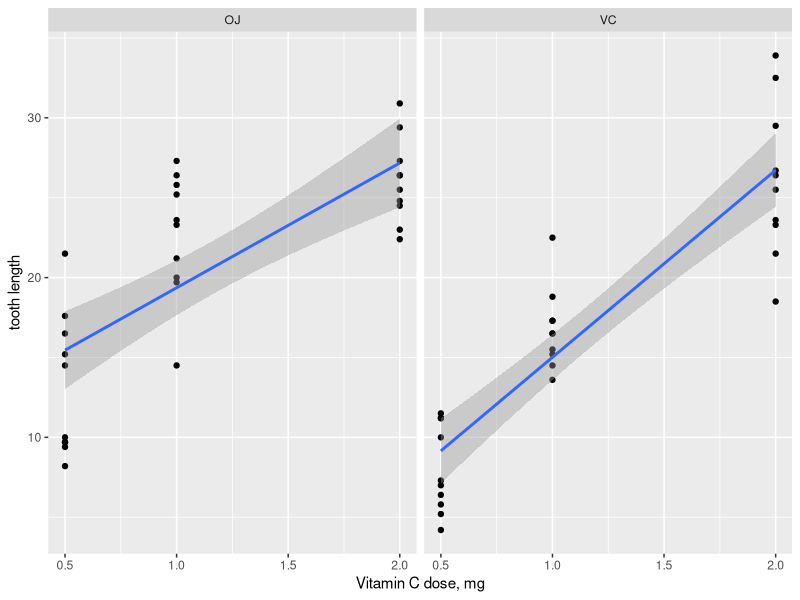
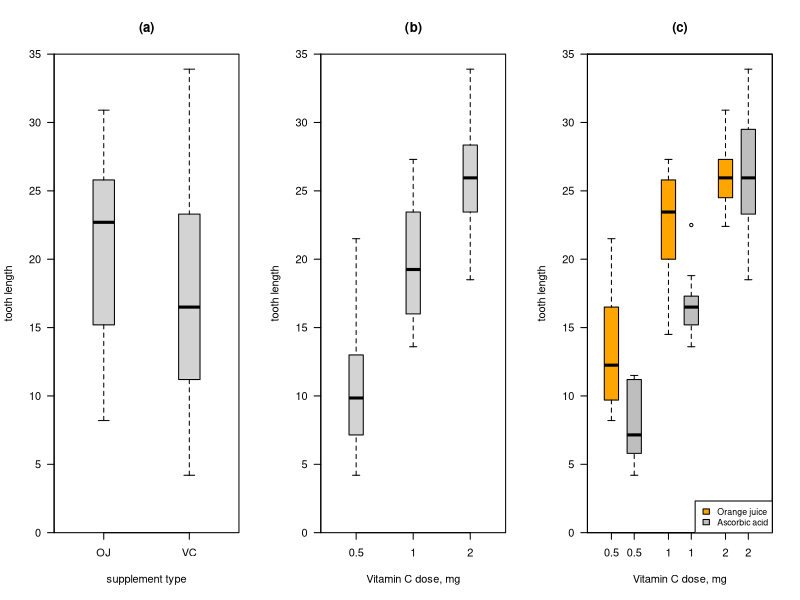

Write R code to recreate these figures, in order.
## ---- chunk 1
data(ToothGrowth)
## ---- chunk 2
data(ToothGrowth)
tg.summary <- aggregate(len ~ dose + supp, ToothGrowth, mean)
supp.summary <- aggregate(len ~ supp, ToothGrowth, mean)
## ---- chunk 3
data(ToothGrowth)
tg.summary <- aggregate(len ~ dose + supp, ToothGrowth, mean)
tg.summary
supp.summary <- aggregate(len ~ supp, ToothGrowth, mean)
supp.summary
## ---- chunk 4
require(graphics)
library(ggplot2)

qplot(dose, len, data=ToothGrowth, facets = . ~ supp, geom=c("point", "smooth"), method="lm", xlab="Vitamin C dose, mg", ylab="tooth length")
## ---- chunk 5
par(mfcol=c(1,3))
boxplot(len ~ supp, data = ToothGrowth,
boxwex = 0.25,
main = "(a)",
xlab = "supplement type",
ylab = "tooth length",
ylim = c(0, 35), yaxs = "i", las=1)

boxplot(len ~ dose, data = ToothGrowth,
boxwex = 0.25,
main = "(b)",
xlab = "Vitamin C dose, mg",
ylab = "tooth length",
xlim = c(0.5, 3.5), ylim = c(0, 35), yaxs = "i", las=1)

boxplot(len ~ dose, data = ToothGrowth,
boxwex = 0.25, at = 1:3 - 0.2,
subset = supp == "OJ", col = "orange",
main = "(c)",
xlab = "Vitamin C dose, mg",
ylab = "tooth length",
xlim = c(0.5, 3.5), ylim = c(0, 35), yaxs = "i", las=1)

boxplot(len ~ dose, data = ToothGrowth, add = TRUE,
boxwex = 0.25, at = 1:3 + 0.2,
subset = supp == "VC", col = "grey", las=1, yaxt="n")
legend("bottomright", c("Orange juice", "Ascorbic acid"),
fill = c("orange", "grey"), cex=0.8)
## ---- chunk 6
t.test(ToothGrowth$len[ToothGrowth$dose==1.0], ToothGrowth$len[ToothGrowth$dose==0.5])
t.test(ToothGrowth$len[ToothGrowth$dose==2.0], ToothGrowth$len[ToothGrowth$dose==1.0])

## ---- chunk 7
t.test(ToothGrowth$len[ToothGrowth$supp=="OJ"], ToothGrowth$len[ToothGrowth$supp=="VC"])
## ---- chunk 8
t.test(ToothGrowth$len[ToothGrowth$supp=="OJ" & ToothGrowth$dose==0.5], ToothGrowth$len[ToothGrowth$supp=="VC" & ToothGrowth$dose==0.5])
t.test(ToothGrowth$len[ToothGrowth$supp=="OJ" & ToothGrowth$dose==1.0], ToothGrowth$len[ToothGrowth$supp=="VC" & ToothGrowth$dose==1.0])
t.test(ToothGrowth$len[ToothGrowth$supp=="OJ" & ToothGrowth$dose==2.0], ToothGrowth$len[ToothGrowth$supp=="VC" & ToothGrowth$dose==2.0])
